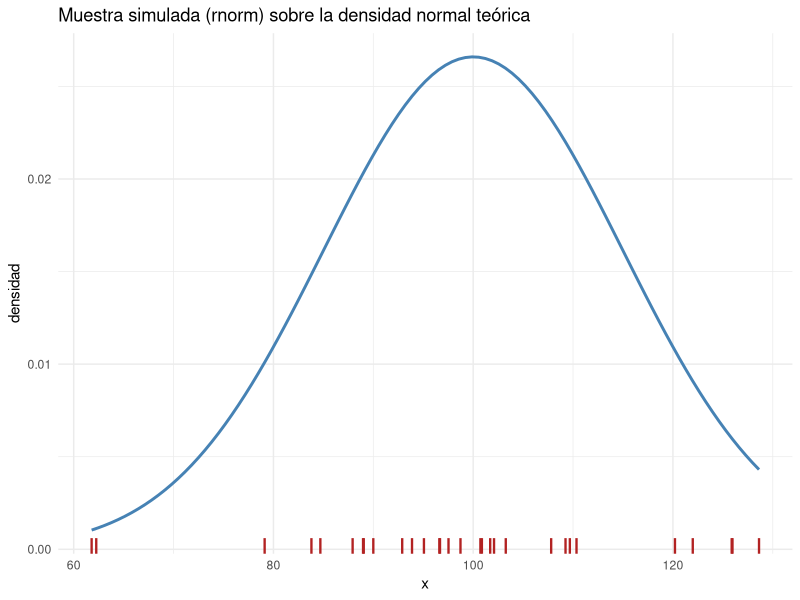
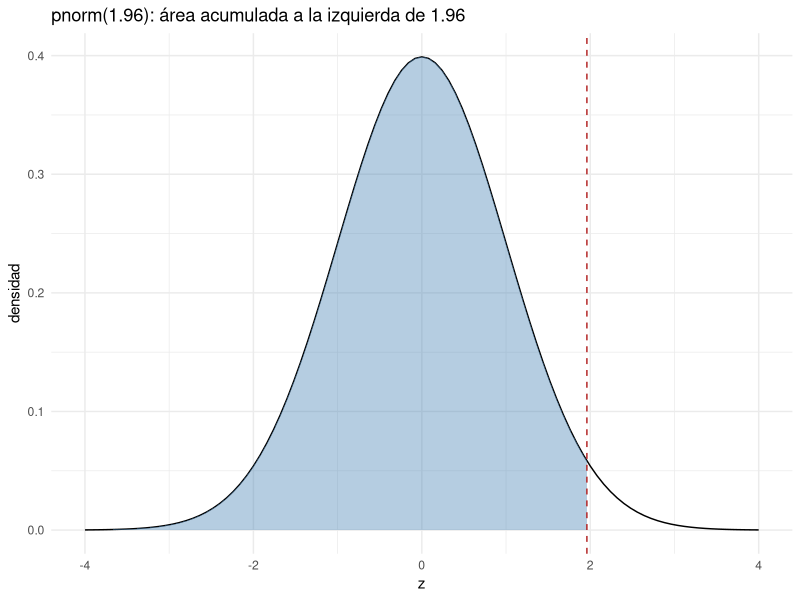
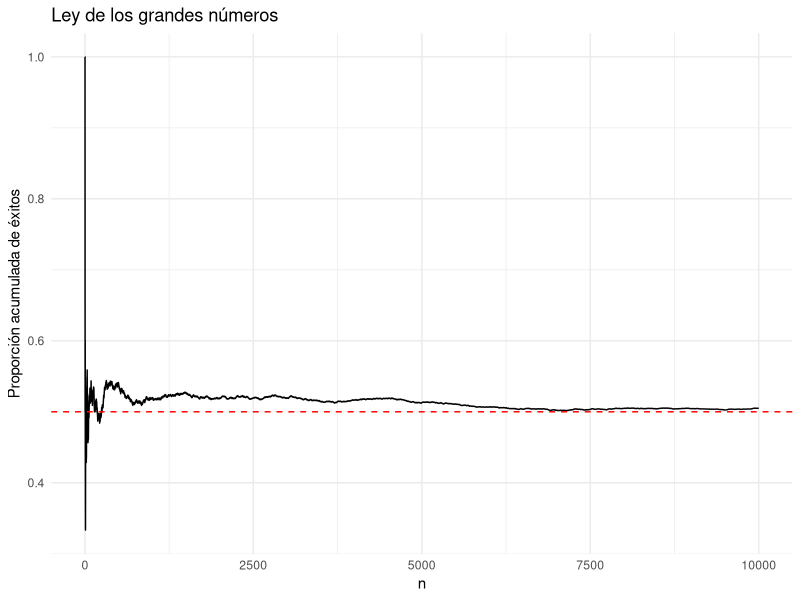
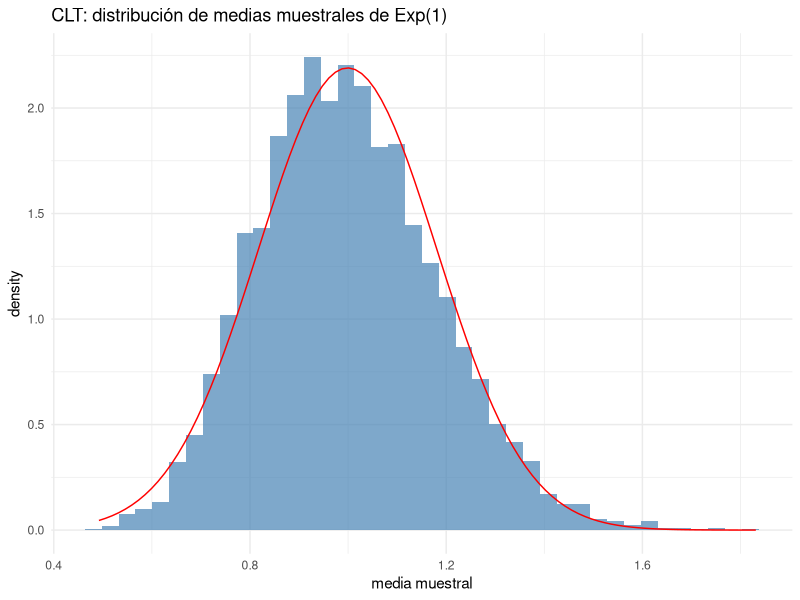
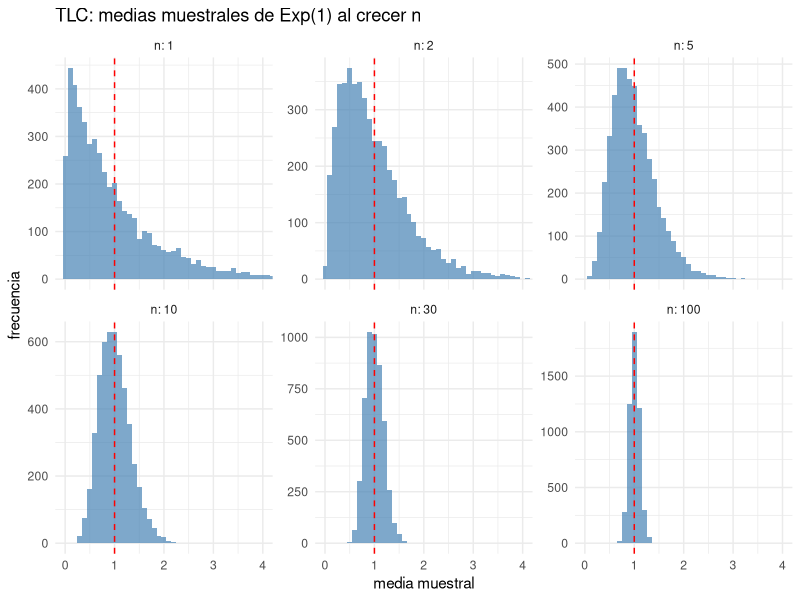
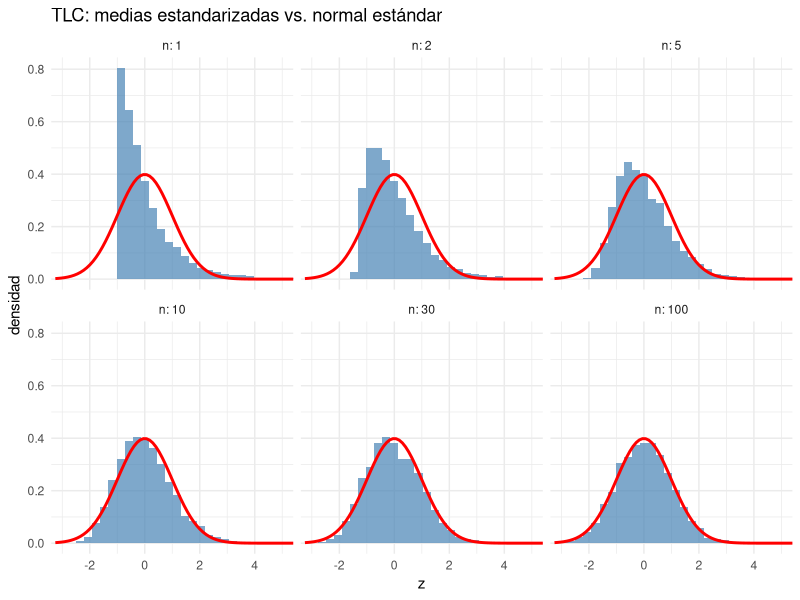
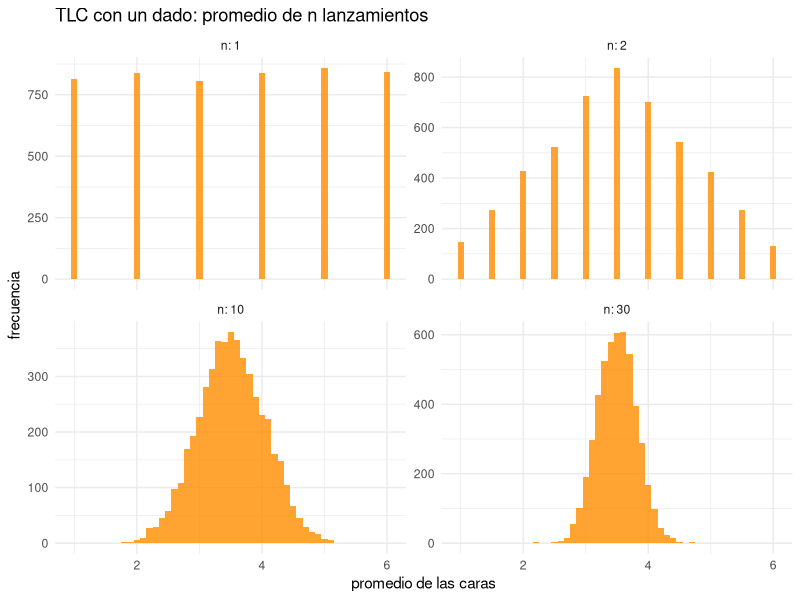
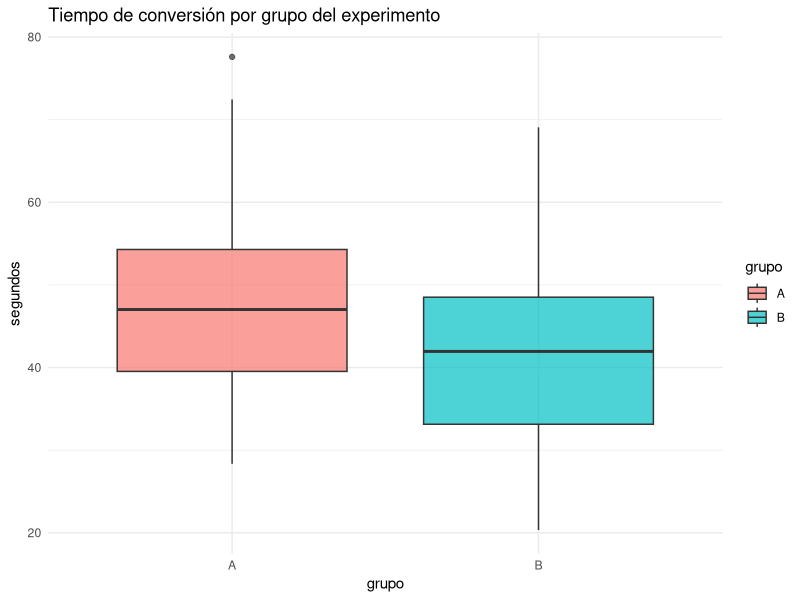

The R script that drew these images, in order:
## ---- chunk 1
library(tidyverse)
library(skimr)      # resúmenes descriptivos rápidos de un data frame completo

# Función del capítulo anterior, la reutilizamos aquí:
error_estandar <- function(x, na.rm = TRUE) {
  n <- if (na.rm) sum(!is.na(x)) else length(x)
  sd(x, na.rm = na.rm) / sqrt(n)
}
## ---- chunk 2
dnorm(0, mean = 0, sd = 1)          # altura de la densidad normal en 0
pnorm(1.96)                          # P(Z <= 1.96) ≈ 0.975
qnorm(0.975)                         # cuantil 97.5% ≈ 1.96
rnorm(5, mean = 100, sd = 15)        # 5 valores aleatorios N(100, 15^2)

# Mismo patrón para binomial, Poisson, etc.
dbinom(3, size = 10, prob = 0.5)     # P(X = 3) con X ~ Binomial(10, 0.5)
ppois(5, lambda = 3)                 # P(X <= 5) con X ~ Poisson(3)
## ---- chunk 3
set.seed(2026)
muestra_normal <- rnorm(30, mean = 100, sd = 15)

ggplot(tibble(x = muestra_normal), aes(x = x)) +
  stat_function(fun = dnorm, args = list(mean = 100, sd = 15), color = "steelblue", linewidth = 1) +
  geom_rug(color = "firebrick", linewidth = 0.8) +
  labs(title = "Muestra simulada (rnorm) sobre la densidad normal teórica",
       x = "x", y = "densidad") +
  theme_minimal()
## ---- chunk 4
ggplot(tibble(x = c(-4, 4)), aes(x)) +
  stat_function(fun = dnorm) +
  stat_function(fun = dnorm, xlim = c(-4, 1.96), geom = "area", fill = "steelblue", alpha = 0.4) +
  geom_vline(xintercept = qnorm(0.975), linetype = "dashed", color = "firebrick") +
  labs(title = "pnorm(1.96): área acumulada a la izquierda de 1.96",
       x = "z", y = "densidad") +
  theme_minimal()
## ---- chunk 5
set.seed(2026)
rnorm(3)
set.seed(2026)
rnorm(3)             # idéntico al anterior
## ---- chunk 6
set.seed(1)
lanzamientos <- sample(c(0, 1), size = 10000, replace = TRUE, prob = c(0.5, 0.5))
medias_acumuladas <- cumsum(lanzamientos) / seq_along(lanzamientos)

tibble(n = seq_along(medias_acumuladas), media = medias_acumuladas) %>%
  ggplot(aes(n, media)) +
  geom_line() +
  geom_hline(yintercept = 0.5, color = "red", linetype = "dashed") +
  labs(title = "Ley de los grandes números", x = "n", y = "Proporción acumulada de éxitos") +
  theme_minimal()
## ---- chunk 7
set.seed(1)
n_muestra <- 30
n_repeticiones <- 5000

medias <- replicate(n_repeticiones, mean(rexp(n_muestra, rate = 1)))

tibble(medias) %>%
  ggplot(aes(medias)) +
  geom_histogram(aes(y = after_stat(density)), bins = 40, fill = "steelblue", alpha = 0.7) +
  stat_function(fun = dnorm, args = list(mean = mean(medias), sd = sd(medias)), color = "red") +
  labs(title = "CLT: distribución de medias muestrales de Exp(1)", x = "media muestral") +
  theme_minimal()
## ---- chunk 8
set.seed(1)
tamanos <- c(1, 2, 5, 10, 30, 100)

medias_por_n <- tibble(
  n     = rep(tamanos, each = n_repeticiones),
  media = unlist(lapply(tamanos, function(k) replicate(n_repeticiones, mean(rexp(k, rate = 1)))))
)

ggplot(medias_por_n, aes(media)) +
  geom_histogram(binwidth = 0.1, fill = "steelblue", alpha = 0.7) +
  geom_vline(xintercept = 1, color = "red", linetype = "dashed") +
  facet_wrap(~ n, labeller = label_both, scales = "free_y") +   # label_both: título "n: 30"
  coord_cartesian(xlim = c(0, 4)) +
  labs(title = "TLC: medias muestrales de Exp(1) al crecer n", x = "media muestral", y = "frecuencia") +
  theme_minimal()
## ---- chunk 9
medias_por_n %>%
  mutate(z = (media - 1) / (1 / sqrt(n))) %>%      # Exp(1): mu = 1, sigma = 1
  ggplot(aes(z)) +
  geom_histogram(aes(y = after_stat(density)), bins = 40, fill = "steelblue", alpha = 0.7) +
  stat_function(fun = dnorm, color = "red", linewidth = 1) +
  facet_wrap(~ n, labeller = label_both) +
  coord_cartesian(xlim = c(-3, 5)) +
  labs(title = "TLC: medias estandarizadas vs. normal estándar", x = "z", y = "densidad") +
  theme_minimal()
## ---- chunk 10
set.seed(1)
tamanos_dado <- c(1, 2, 10, 30)

medias_dado <- tibble(
  n     = rep(tamanos_dado, each = n_repeticiones),
  media = unlist(lapply(tamanos_dado, function(k) replicate(n_repeticiones, mean(sample(1:6, k, replace = TRUE)))))
)

ggplot(medias_dado, aes(media)) +
  geom_histogram(binwidth = 0.1, fill = "darkorange", alpha = 0.8) +
  facet_wrap(~ n, labeller = label_both, scales = "free_y") +
  labs(title = "TLC con un dado: promedio de n lanzamientos", x = "promedio de las caras", y = "frecuencia") +
  theme_minimal()
## ---- chunk 11
set.seed(42)
n <- 200

datos_ficticios <- tibble(
  id        = sprintf("ID%03d", 1:n),                                    # identificador secuencial
  fecha     = sample(seq(as.Date("2024-01-01"), as.Date("2024-12-31"),
                          by = "day"), n, replace = TRUE),                # fechas aleatorias en un rango
  categoria = sample(c("A", "B", "C"), n, replace = TRUE,
                      prob = c(0.5, 0.3, 0.2)),                          # categorías con probabilidades distintas
  cliente   = sample(c("Ana", "Luis", "Marta", "Iván", "Sofía"), n,
                      replace = TRUE),                                   # nombres ficticios (con repetición)
  monto     = round(rgamma(n, shape = 2, rate = 0.1), 2)                 # numérica asimétrica (p.ej. montos de compra)
)

datos_ficticios
table(datos_ficticios$categoria)          # verifica que las proporciones cuadran aprox.
## ---- chunk 12
x <- mtcars$mpg

summary(x)                            # resumen de 6 números: min, Q1, mediana, media, Q3, max
quantile(x)                           # cuartiles (0%, 25%, 50%, 75%, 100%)
quantile(x, probs = c(0.1, 0.9))      # cuantiles arbitrarios
IQR(x)                                # rango intercuartílico: Q3 - Q1 (dispersión robusta)
## ---- chunk 13
cor(mtcars$mpg, mtcars$hp)     # correlación de Pearson, entre -1 y 1
cov(mtcars$mpg, mtcars$hp)     # covarianza (misma idea, sin normalizar a [-1, 1])

# cor() sobre varias columnas a la vez da la matriz de correlaciones
cor(mtcars[, c("mpg", "hp", "wt")])
## ---- chunk 14
skim(mtcars[, c("mpg", "hp", "wt")])
## ---- chunk 15
clima <- read_csv("../../data/clima.csv")
quantile(clima$precipitacion_mm)
IQR(clima$precipitacion_mm)
cor(clima$temperatura_c, clima$precipitacion_mm)
## ---- chunk 16
set.seed(2026)
muestra <- rnorm(30, mean = 100, sd = 15)

prueba <- t.test(muestra, mu = 95)   # H0: la media poblacional es 95
prueba
prueba$p.value          # valor p
prueba$conf.int         # intervalo de confianza (95% por default)
## ---- chunk 17
grupo1 <- rnorm(20, mean = 50, sd = 5)
grupo2 <- rnorm(20, mean = 53, sd = 5)

t.test(grupo1, grupo2, var.equal = TRUE)    # asumiendo varianzas iguales
t.test(grupo1, grupo2, var.equal = FALSE)   # prueba de Welch (varianzas distintas; es el default)
## ---- chunk 18
t.test(temperatura_c ~ ciudad, data = clima)
## ---- chunk 19
set.seed(7)
n_por_grupo <- 40

# Simulamos un experimento: el grupo B (una versión nueva de una página web)
# tiene un tiempo de conversión ligeramente menor (mejor) que el grupo A.
tiempo_A <- rnorm(n_por_grupo, mean = 45, sd = 12)   # segundos, versión actual
tiempo_B <- rnorm(n_por_grupo, mean = 40, sd = 12)   # segundos, versión nueva

experimento <- tibble(
  grupo = rep(c("A", "B"), each = n_por_grupo),
  tiempo = c(tiempo_A, tiempo_B)
)

# Resumen descriptivo por grupo
experimento %>%
  group_by(grupo) %>%
  summarize(n = n(), media = mean(tiempo), mediana = median(tiempo),
            sd = sd(tiempo), IQR = IQR(tiempo))
## ---- chunk 20
ggplot(experimento, aes(x = grupo, y = tiempo, fill = grupo)) +
  geom_boxplot(alpha = 0.7) +
  labs(title = "Tiempo de conversión por grupo del experimento", y = "segundos") +
  theme_minimal()
## ---- chunk 21
t.test(tiempo ~ grupo, data = experimento)
